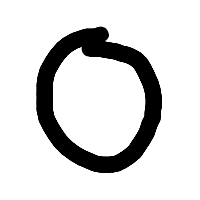
#> input picture Data mining/pythonWorkShop/images/0_original.png, 200 x 200 px, found by its file name
$ python readimages.py
#> lines starting #> are read from the running program, lines starting #| are printed output that depends on the picture; after the words box and inside, x2 and y2 are one past the last pixel; in counts of white or black regions, pixels touching at a corner belong together
# -*- coding: utf-8 -*-
"""
Created on Wed May 29 19:34:53 2019

@author: gyane
"""

from PIL import Image
import matplotlib.pyplot as plt
import numpy as np
import os

img = Image.open("images\\0_original.png")
#> img is the input picture: PIL image 200x200 RGBA; mean R, G, B, A 0, 0, 0, 40.7
img_array = np.array(img)
plt.imshow(img_array)
#%%
alpha_layer = img_array[:,:,3]
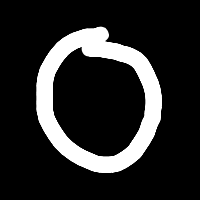
#> alpha_layer: shape (200, 200); min 0, max 255, mean 40.7
plt.imshow(alpha_layer, cmap="gray_r")

#%% read second image

img2 = Image.open("images\\1_original.png")
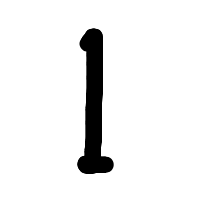
#> input picture Data mining/pythonWorkShop/images/1_original.png, 200 x 200 px, found by its file name
#> img2 is the input picture: PIL image 200x200 RGBA; mean R, G, B, A 0, 0, 0, 17.6
img_array2 = np.array(img2)
plt.imshow(img_array2)

#%%
alpha_layer2 = img_array2[:,:,3]
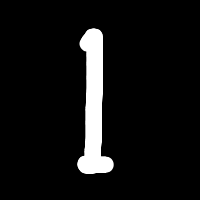
#> alpha_layer2: shape (200, 200); min 0, max 255, mean 17.6
plt.imshow(alpha_layer2, cmap="gray_r")

#%%

arr = np.vstack((alpha_layer,alpha_layer2,alpha_layer2))
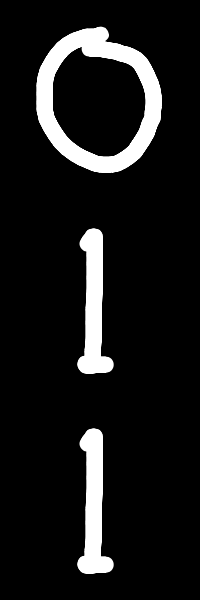
#> arr: shape (600, 200); min 0, max 255, mean 25.3
plt.imshow(arr,cmap="gray_r")

#%% overlap using bitwise_and
overlap = np.bitwise_and(alpha_layer,alpha_layer2)
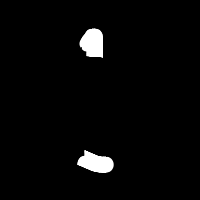
#> overlap: shape (200, 200); min 0, max 255, mean 6.9
plt.imshow(overlap, cmap="gray_r")

#%% overlap using cross multiplication.
overlap2 = alpha_layer * alpha_layer2 > 0
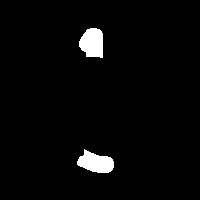
#> overlap2: shape (200, 200) bool; 2.9% white; 2 white regions, box (x1, y1, x2, y2) and area: (79, 28, 103, 58) 577, (77, 149, 114, 173) 573
plt.imshow(overlap2,cmap="gray_r")

#%% read files from the directory
files = []
for r, d, f in os.walk("images\\"):
    for file in f:
        if 'resized' in file:
            print("images\\"+file)
            imp = Image.open("images\\"+file)
            imp_array = np.array(imp)
            imp_layer = imp_array[:,:,3]
            files.append(imp_layer)
#> (the run stopped early here; a loop or call above may not have finished)
